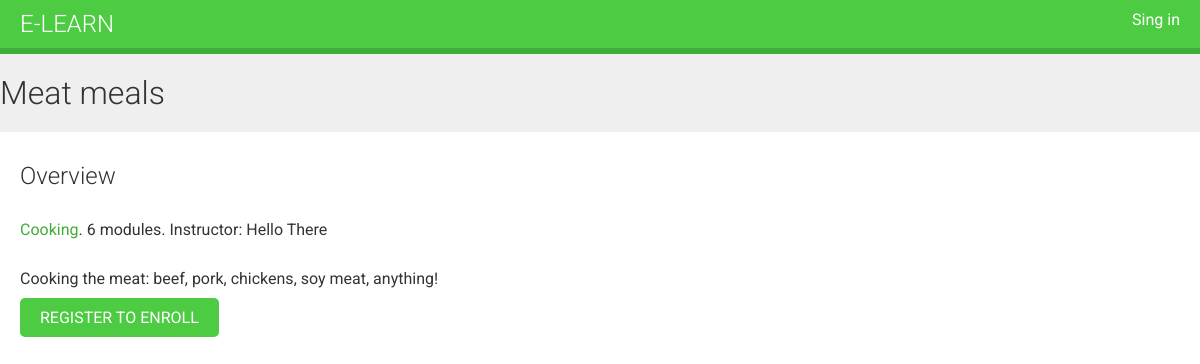
The page /course/meat/ on the database its author committed.
### courses/models.py (models this page shows, shortened)
class Course(models.Model):
    owner = models.ForeignKey(User, related_name='courses_created')
    subject = models.ForeignKey(Subject, related_name='courses')
    title = models.CharField(max_length=200)
    slug = models.SlugField(max_length=200, unique=True)
    overview = models.TextField()
    created = models.DateTimeField(auto_now_add=True)
    class Meta:
        ordering = ('-created', )
    students = models.ManyToManyField(User, related_name='courses_joined', blank=True)

class Subject(models.Model):
    title = models.CharField(max_length=200)
    slug = models.SlugField(max_length=200, unique=True)
    class Meta:
        ordering = ('title', )

### courses/views.py (the view)
# urls.py: url(r'^(?P<slug>[\w-]+)/$', views.CourseDetailView.as_view(), name='course_detail'),
class CourseDetailView(DetailView):
    model = Course
    template_name = 'courses/course/detail.html'
    def get_context_data(self, **kwargs):
        context = super(CourseDetailView, self).get_context_data(**kwargs)
        context['enroll_form'] = CourseEnrollForm(initial={'course': self.object})
        return context

### courses/templates/courses/course/detail.html (shortened to what this page needs)
{% extends "base.html" %}
{% block content %}
    {% with subject=course.subject %}
        <h1>{{ object.title }}</h1>
        <div class="module">
            <h2>Overview</h2>
            <p>
                <a href="{% url "course_list_subject" subject.slug %}">{{ subject.title }}</a>.
                {{ course.modules.count }} modules.
                Instructor: {{ course.owner.get_full_name }}
            </p>
                {{ object.overview|linebreaks }}
                {% if request.user.is_authenticated %}
                    <form action="{% url "student_enroll_course" %}" method="post">
                        {{ enroll_form }}
                        {% csrf_token %}
                        <input type="submit" class="button" value="Enroll now">
                    </form>
                {% else %}
                    <a href="{% url "student_registration" %}" class="button">Register to enroll</a>
                {% endif %}
        </div>
    {% endwith %}
{% endblock %}

### courses/static/css/base.css (style rules this page uses)
body { margin:0; font-family:'Roboto', sans-serif; font-weight:400; color:#333; }
a { color:#3fad37; text-decoration:none; }
h1, h2, h3, h4, h5, h6 { font-family:'Roboto', sans-serif; font-weight:300; }
h1 { background:#efefef; width:100%; overflow:auto; padding:20px 0 20px; margin:0; }
.module { overflow:auto; }
.module p { margin:10px 0 20px; width:100%; float:left; }
.module { padding:10px 20px; float:left; }
input[type=submit], a.button { border-radius:5px; background:#4dcc43; color:#fff; font-size:16px; text-transform:uppercase; border:none; padding:10px 20px; margin:20px 0; }

### rows shown on the page
Course: title "Meat meals", modules.count "6", owner.get_full_name "Hello There", overview "Cooking the meat: beef, pork, chickens, soy meat, anything!"
Subject: title "Cooking"
